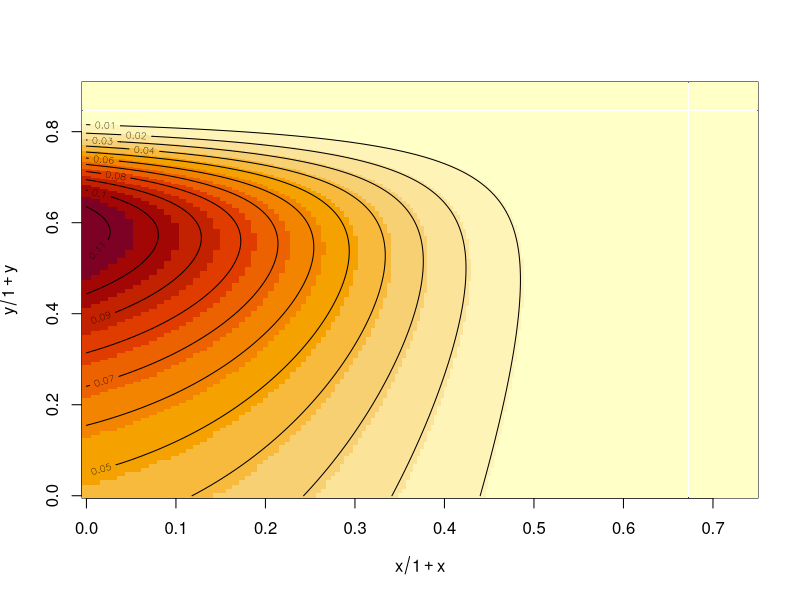

Here is the R script that generated this plot:
############################################
######### chp13: Perfect Sampling ##########
############################################

############################################
#### EX 13.11: truncated normal distribution
set.seed(1)

## mu=(-2.4,1.8) and Sigma=((1,-2.2),(-2.2,4.4))
mu <- c(-2.4,1.8)
sigma <- matrix(c(1,-1.2,-1.2,4.4),nrow=2,ncol=2)
sigmainv <- chol2inv(chol(sigma)) # choleski decomposition
# sigmainv <- solve(sigma)

## density
densi <- function(a,b){
  exp(-(c(a/(1-a),b/(1-b))-mu)%*%sigmainv%*%(c(a/(1-a),b/(1-b))-mu)/2)/((1-b)*(1-a))^2
}

## computation of the levels sets
x <- seq(0,3,.01)
y <- seq(0,10,.01)
zx <- x%*%t(rep(1,length(y)))
zy <- rep(1,length(x))%*%t(y)

## level plot
level <- sigmainv[1,1]*(zx-mu[1])^2+2*sigmainv[1,2]*(zx-mu[1])*(zy-mu[2])+sigmainv[2,2]*(zy-mu[2])^2
zx <- 1/(1+zx)
zy <- 1/(1+zy)
level <- exp(-0.5*level)/(zx*zy)^2
zx <- x/(1+x)
zy <- y/(1+y)
image(zx,zy,level,xlab=expression(x/1+x),ylab=expression(y/1+y))
contour(zx,zy,level,add=T)







